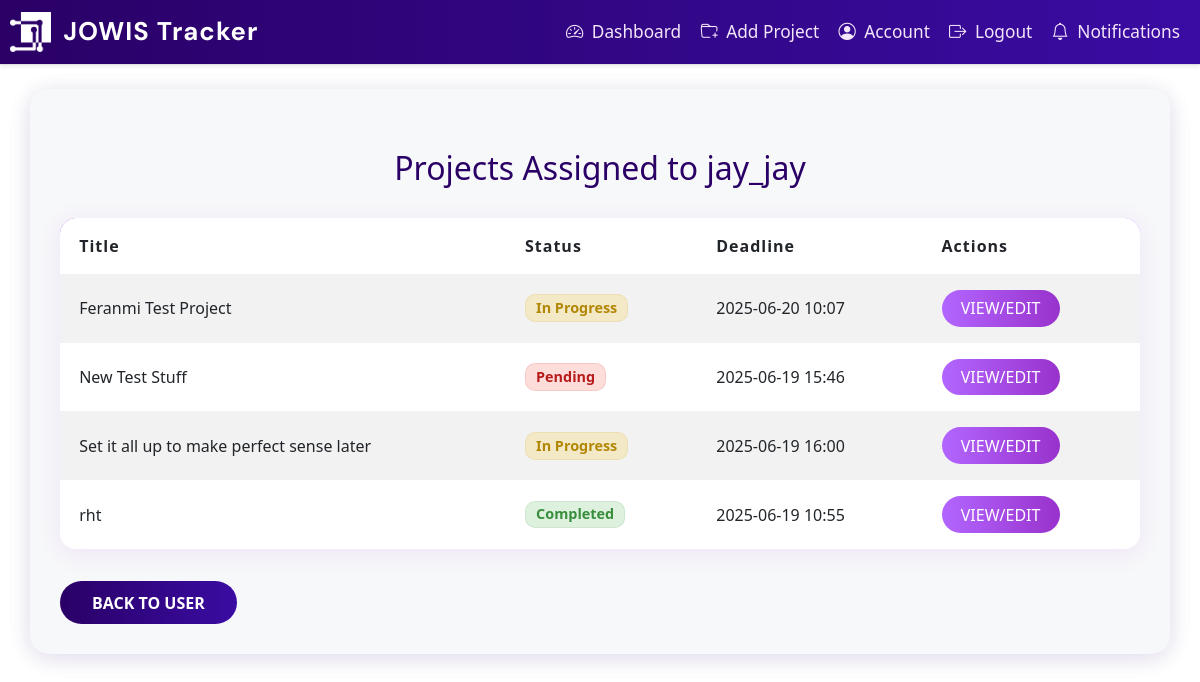
Screenshot of /admin/users/1/projects (signed in) with the database file from the repository.
### app/dbmodels.py (models this page shows, shortened)
class User(db.Model, UserMixin):
    id = db.Column(db.Integer, primary_key=True)
    username = db.Column(db.String(150), unique=True, nullable=False)
    email = db.Column(db.String(150), unique=True, nullable=False)
    password_hash = db.Column(db.String(150), nullable=False)
    tasks = db.relationship("Task", backref="assigned_to", cascade='all, delete-orphan',passive_deletes=True)
    role = db.Column(db.String(50), nullable=False, default="employee") # or admin
    must_change_password = db.Column(db.Boolean, default=True)
    projects = db.relationship(
        'Project',
        secondary=project_users,
        back_populates='users'
    )
    reset_code = db.Column(db.String(8), nullable=True)
    reset_code_expiry = db.Column(db.DateTime, nullable=True)

class Project(db.Model):
    id = db.Column(db.Integer, primary_key=True)
    title = db.Column(db.String(150), nullable=False)
    description = db.Column(db.Text, nullable=False)
    tasks = db.relationship("Task", backref="project", cascade="all, delete-orphan", passive_deletes=True)
    milestones = db.relationship("Milestone", backref="project", cascade="all, delete-orphan", passive_deletes=True)
    deadline = db.Column(db.DateTime, nullable=False, default = datetime.now(timezone.utc)) # default to current time in UTC
    status = db.Column(db.String(20), nullable=False, default="Pending")
    comment = db.Column(db.Text, nullable=True)
    users = db.relationship(
        'User',
        secondary=project_users,
        back_populates='projects'
    )

### app/routes.py (the view)
@main.route('/admin/users/<int:user_id>/projects')
@login_required
def admin_user_projects(user_id):
    if current_user.role != "admin":
        abort(403)
    user = User.query.get_or_404(user_id)
    projects = user.projects
    return render_template('admin_user_projects.html', user=user, projects=projects)

### app/__init__.py (called while the page is built)
def create_app():
    app= Flask(__name__)
    app.config.from_object("config.Config") # load app config from config.py
    db.init_app(app)
    migrate.init_app(app, db)
    login_manager.init_app(app)
    mail.init_app(app)
    scheduler.init_app(app)
    scheduler.start()
    from . import jobs  # <-- Import jobs to register them
    from .admin import init_admin
    init_admin(app)
    login_manager.login_view = "main.login"
    login_manager.login_message_category ="info"
    from .dbmodels import User
    @login_manager.user_loader
    def load_user(user_id):
        return User.query.get(int(user_id))
    from .routes import main
    app.register_blueprint(main)
    return app

### app/templates/admin_user_projects.html
{% extends "base.html" %}
{% block content %}
<div class="container mt-4">
  <h2>Projects Assigned to {{ user.username }}</h2>
  <table class="table table-striped">
    <thead>
      <tr>
        <th>Title</th>
        <th>Status</th>
        <th>Deadline</th>
        <th>Actions</th>
      </tr>
    </thead>
    <tbody>
      {% for project in projects %}
      <tr>
        <td>{{ project.title }}</td>
        <td>
          {% if project.status == 'Completed' %}
            <span class="badge bg-success">Completed</span>
          {% elif project.status == 'Pending' %}
            <span class="badge bg-danger">Pending</span>
          {% elif project.status == 'In Progress' %}
            <span class="badge bg-warning text-dark">In Progress</span>
          {% else %}
            <span class="badge bg-secondary">Unknown</span>
          {% endif %}
        </td>
        <td>{{ project.deadline.strftime('%Y-%m-%d %H:%M') if project.deadline else 'N/A' }}</td>
        <td>
          <a href="{{ url_for('main.admin_project_detail', project_id=project.id) }}" class="btn btn-info btn-sm">View/Edit</a>
        </td>
      </tr>
      {% endfor %}
    </tbody>
  </table>
  <a href="{{ url_for('main.view_user', user_id=user.id) }}" class="btn btn-secondary mt-3">Back to User</a>
</div>
{% endblock %}

### app/static/style.css (style rules this page uses)
body { background: #fff !important; font-family: "Segoe UI", Tahoma, Geneva, Verdana, sans-serif; color: #333; margin: 0; padding: 0; }
.btn, input[type="submit"], .submit, .btn-primary, .btn-outline-primary, .button { background: linear-gradient(90deg, #2a0066 0%, #3a0ca3 100%); color: #fff !important; border: none; transition: background 0.2s; }
body, body.bg-light, body.bg-gradient, body.bg-purple, body.bg-pink { background: #fff !important; }
.container, .container-login, .container-signup, .signup-container, .signup-container-1, .form-container { background: #f7f8fa !important; box-shadow: 0 4px 24px rgba(42, 0, 102, 0.08); border-radius: 1.2rem; }
h2, .signup-container h2 { color: #2a0066; text-align: center; margin-bottom: 30px; }
h2 { text-align: center; margin-bottom: 20px; color: #333; }
body { font-family: "Segoe UI", Tahoma, Geneva, Verdana, sans-serif; background-color: #f0f2f5; margin: 0; }
h2 { margin-bottom: 25px; color: #333; }
a { color: #007bff; text-decoration: none; }
body { background-color: #f2f2f2; font-family: Arial, sans-serif; margin: 0; }
body { background-color: #f4f6f8; font-family: "Segoe UI", Tahoma, Geneva, Verdana, sans-serif; color: #333; margin: 0; padding: 0; }
.container { padding: 30px; border-radius: 12px; }
h2 { text-align: center; margin-bottom: 30px; color: #2c3e50; }
body { font-family: "Segoe UI", Tahoma, Geneva, Verdana, sans-serif; background-color: #f4f6f8; margin: 0; }
h2 { text-align: center; color: #333; margin-top: 30px; }
.badge { align-items: center; font-size: 0.9em; padding: 0.4em 0.7em; border-radius: 0.7em; }
body { background: linear-gradient(120deg, #e3e6fd 0%, #cebbfb 100%); }
.btn, input[type="submit"] { border-radius: 2em; font-weight: 600; padding: 0.6em 2em; background: linear-gradient(90deg, #5d19d2 0%, #7842f5 100%); color: #fff; border: none; transition: background 0.2s; }
.table-striped { background: #fff; border-radius: 1rem; overflow: hidden; box-shadow: 0 4px 24px rgba(33, 150, 243, 0.1); }
.table thead { background: linear-gradient(90deg, #5419d2 0%, #7b42f5 100%); color: #fff; font-weight: 600; letter-spacing: 1px; }
.table th, .table td { vertical-align: middle !important; padding: 1rem 1.2rem; border: none; }
.table-striped tbody tr:nth-of-type(odd) { background: #e3f2fd; }
.table-striped tbody tr:nth-of-type(even) { background: #f7fbff; }
.btn-info.btn-sm { background: linear-gradient(90deg, #9642f5 0%, #8219d2 100%); border: none; color: #fff; font-weight: 500; border-radius: 2em; padding: 0.4em 1.2em; margin-right: 0.3em; transition: background 0.2s; }

### rows the page displays
User: username "jay_jay"
Project: title "Feranmi Test Project", status "In Progress", deadline "2025-06-20 10:07"
Project: title "New Test Stuff", status "Pending", deadline "2025-06-19 15:46"
Project: title "Set it all up to make perfect sense later", status "In Progress", deadline "2025-06-19 16:00"
Project: title "rht", status "Completed", deadline "2025-06-19 10:55"
